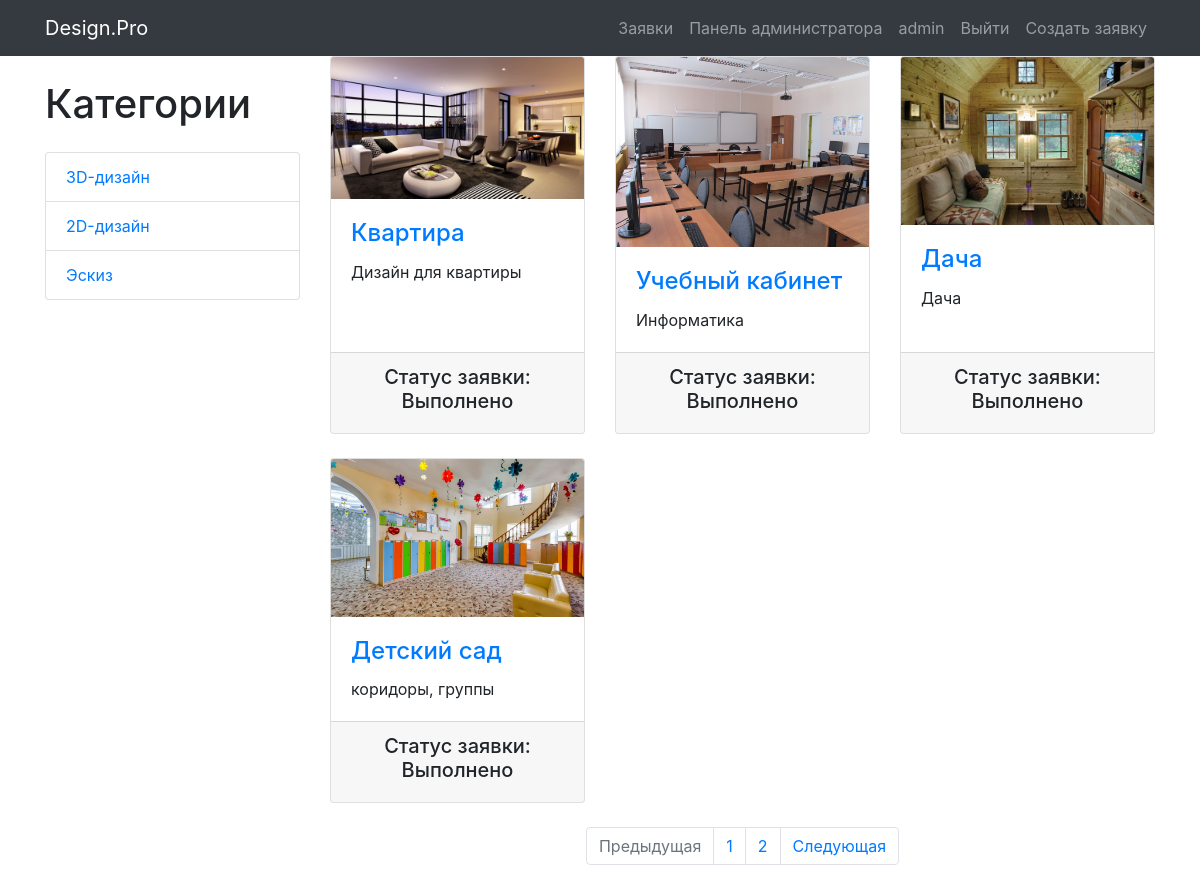
Page /applications/ (signed in) on the committed database.
### users/models.py (models this page shows)
class User(AbstractUser):
    image = models.ImageField(upload_to='users_images', blank=True)

### main/models.py (models this page shows, shortened)
class ApplicationCategory(models.Model):
    name = models.CharField(max_length=64, unique=True)
    class Meta:
        verbose_name_plural = 'Application Categories'

class Application(models.Model):
    name = models.CharField(max_length=125)
    imageofapp = models.ImageField(upload_to='applications_image')
    description = models.TextField(max_length=256)
    category = models.ForeignKey(ApplicationCategory, on_delete=models.CASCADE)
    status = models.ForeignKey(ApplicationStatus, on_delete=models.CASCADE, default=1)
    created_timestamp = models.DateTimeField(auto_now_add=True)
    author = models.ForeignKey(User, on_delete=models.CASCADE, null=True)

class ApplicationStatus(models.Model):
    name = models.CharField(max_length=64, unique=True)
    class Meta:
        verbose_name_plural = 'Application Statuses'
    def __str__(self):
        return self.name

### main/views.py (the view)
# urls.py: path('applications/', include('main.urls', namespace='applications')),
def applications(request, category_id=None, page=1, status_id=3):
    context = {
        'title': 'Design.PRO - Заявки',
        'categories': ApplicationCategory.objects.all(),
        'statuses': ApplicationStatus.objects.all(),
    }
    if category_id:
        applications = Application.objects.filter(category_id=category_id, status_id=status_id)
    else:
        applications = Application.objects.filter(status_id=status_id)
    paginator = Paginator(applications, 4)
    applications_paginator = paginator.page(page)
    context.update({'applications': applications_paginator})
    return render(request, 'main/applications.html', context)

### main/templates/main/applications.html (shortened to what this page needs)
{% extends 'main/base.html' %}
{% load static %}
{% block css %}
    <link href="{% static 'css/index.css' %}" rel="stylesheet">
{% endblock %}
{% block content %}
    <div class="container">
        <div class="row">
            <div class="col-lg-3">
                <h1 class="my-4">Категории</h1>
                <div class="list-group">
                    {% for category in categories %}
                        <a href="{% url 'applications:category' category.id %}"
                           class="list-group-item">
                            {{ category.name }}
                        </a>
                    {% endfor %}
                </div>
            </div>
            <div class="col-lg-9">
                <div class="row">
                    {% for application in applications %}
                        <div class="col-lg-4 col-md-6 mb-4">
                            <div class="card h-100">
                                <a href="#">
                                    <img class="card-img-top"
                                         src="/media/{{ application.imageofapp }}"
                                         alt="">
                                </a>
                                <div class="card-body">
                                    <h4 class="card-title">
                                        <a href="#">{{ application.name }}</a>
                                    </h4>
                                    <p class="card-text">{{ application.description }}</p>
                                </div>
                                <div class="card-footer text-center">
                                    <h5>Статус заявки: {{ application.status }}</h5>
                                </div>
                            </div>
                        </div>
                    {% endfor %}
                </div>
                <nav aria-label="Page navigation example">
                    <ul class="pagination justify-content-center">
                        <li class="page-item {% if not applications.has_previous %} disabled {% endif %}">
                            <a class="page-link"
                               href="{% if applications.has_previous %} {% url 'applications:page' applications.previous_page_number %} {% else %} # {% endif %}"
                               tabindex="-1" aria-disabled="true">Предыдущая</a>
                        </li>
                        {% for page in applications.paginator.page_range %}
                            <li class="page-item">
                                <a class="page-link" href="{% url 'applications:page' page  %}">
                                    {{ page }}
                                </a>
                            </li>
                        {% endfor %}
                        <li class="page-item {% if not applications.has_next %} disabled {% endif %}">
                            <a class="page-link"
                               href="{% if applications.has_next %} {% url 'applications:page' applications.next_page_number %} {% else %} # {% endif %}">
                                Следующая
                            </a>
                        </li>
                    </ul>
                </nav>
            </div>
        </div>
    </div>
{% endblock %}

### main/templates/main/base.html (shortened to what this page needs)
{% load static %}
<!DOCTYPE html>
<html lang="en">
<head>
    <link href="{% static 'vendor/bootstrap/css/bootstrap.min.css' %}" rel="stylesheet">
    {% block css %} <link href="{% static 'css/index.css' %}" rel="stylesheet"> {% endblock %}
</head>
<body>
<nav class="navbar navbar-expand-lg navbar-dark bg-dark fixed-top">
    <div class="container">
        <a class="navbar-brand" href="{% url 'index' %}">Design.Pro</a>
        <div class="collapse navbar-collapse" id="navbarResponsive">
            <ul class="navbar-nav ml-auto">
                <li class="nav-item">
                        <a class="nav-link" href="{% url 'applications:index' %}">Заявки
                        </a>
                </li>
                {% if user.is_authenticated %}
                    {% if user.is_staff %}
                        <li class="nav-item">
                            <a class="nav-link" href="{% url 'admin:index' %}">Панель администратора
                            </a>
                        </li>
                    {% endif %}
                    <li class="nav-item">
                        <a class="nav-link" href="{% url 'users:profile' %}">{{ user.username }}
                        </a>
                    </li>
                    <li class="nav-item">
                        <a class="nav-link" href="{% url 'users:logout' %}">Выйти </a>
                    </li>
                    <li class="nav-item">
                        <a class="nav-link" href="{% url 'applications:application_create' %}">Создать заявку</a>
                    </li>
                {% else %}
                    <li class="nav-item">
                        <a class="nav-link" href="{% url 'users:login' %}">Войти <i class="fas fa-sign-in-alt"></i></a>
                    </li>
                {% endif %}
            </ul>
        </div>
    </div>
</nav>
{% block content %} {% endblock %}
</body>
</html>

### static/css/index.css (style rules this page uses)
body { -webkit-background-size: cover; -moz-background-size: cover; background-size: cover; -o-background-size: cover; padding-top: 56px; }

### rows in the picture
User: username "admin"
ApplicationCategory: name "3D-дизайн"
ApplicationCategory: name "2D-дизайн"
ApplicationCategory: name "Эскиз"
Application: imageofapp (picture), name "Квартира", description "Дизайн для квартиры", status "Выполнено"
Application: imageofapp (picture), name "Учебный кабинет", description "Информатика", status "Выполнено"
Application: imageofapp (picture), name "Дача", description "Дача", status "Выполнено"
Application: imageofapp (picture), name "Детский сад", description "коридоры, группы", status "Выполнено"

### other values in the picture
{{ page }} "1" "2"
